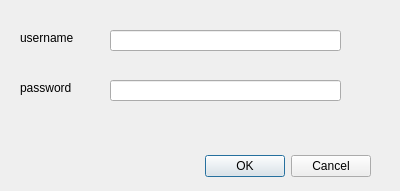
<?xml version="1.0" encoding="UTF-8"?>
<ui version="4.0">
 <class>CreateAccount</class>
 <widget class="QDialog" name="CreateAccount">
  <property name="windowModality">
   <enum>Qt::NonModal</enum>
  </property>
  <property name="geometry">
   <rect>
    <x>0</x>
    <y>0</y>
    <width>400</width>
    <height>191</height>
   </rect>
  </property>
  <property name="contextMenuPolicy">
   <enum>Qt::DefaultContextMenu</enum>
  </property>
  <property name="windowTitle">
   <string>Dialog</string>
  </property>
  <widget class="QDialogButtonBox" name="buttonBox">
   <property name="geometry">
    <rect>
     <x>30</x>
     <y>150</y>
     <width>341</width>
     <height>32</height>
    </rect>
   </property>
   <property name="orientation">
    <enum>Qt::Horizontal</enum>
   </property>
   <property name="standardButtons">
    <set>QDialogButtonBox::Cancel|QDialogButtonBox::Ok</set>
   </property>
  </widget>
  <widget class="QLineEdit" name="inputUsername">
   <property name="geometry">
    <rect>
     <x>110</x>
     <y>30</y>
     <width>231</width>
     <height>21</height>
    </rect>
   </property>
  </widget>
  <widget class="QLabel" name="usernameLabel">
   <property name="geometry">
    <rect>
     <x>20</x>
     <y>30</y>
     <width>62</width>
     <height>16</height>
    </rect>
   </property>
   <property name="text">
    <string>username</string>
   </property>
  </widget>
  <widget class="QLineEdit" name="inputPassword">
   <property name="geometry">
    <rect>
     <x>110</x>
     <y>80</y>
     <width>231</width>
     <height>21</height>
    </rect>
   </property>
   <property name="echoMode">
    <enum>QLineEdit::Password</enum>
   </property>
  </widget>
  <widget class="QLabel" name="passwordLabel">
   <property name="geometry">
    <rect>
     <x>20</x>
     <y>80</y>
     <width>62</width>
     <height>16</height>
    </rect>
   </property>
   <property name="text">
    <string>password</string>
   </property>
  </widget>
 </widget>
 <resources/>
 <connections>
  <connection>
   <sender>buttonBox</sender>
   <signal>accepted()</signal>
   <receiver>CreateAccount</receiver>
   <slot>accept()</slot>
   <hints>
    <hint type="sourcelabel">
     <x>248</x>
     <y>254</y>
    </hint>
    <hint type="destinationlabel">
     <x>157</x>
     <y>274</y>
    </hint>
   </hints>
  </connection>
  <connection>
   <sender>buttonBox</sender>
   <signal>rejected()</signal>
   <receiver>CreateAccount</receiver>
   <slot>reject()</slot>
   <hints>
    <hint type="sourcelabel">
     <x>316</x>
     <y>260</y>
    </hint>
    <hint type="destinationlabel">
     <x>286</x>
     <y>274</y>
    </hint>
   </hints>
  </connection>
 </connections>
</ui>
